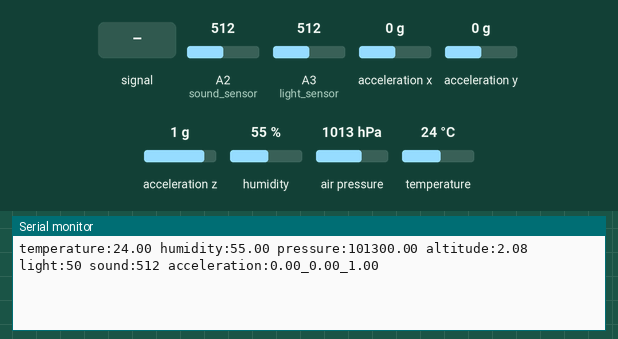
A sketch run on a simulated Arduino Uno, built with avr-gcc and run on an emulated ATmega328P. Shown: the last lines printed to the serial monitor. Inputs (shaded band) come from the test bench; at power-on: acceleration x 0 g, A2 (sound_sensor) = 512, A3 (light_sensor) = 512, acceleration y 0 g, acceleration z 1 g, humidity 55 %, air pressure 1013 hPa, temperature 24 °C.

Above: at 1.2 s.
1.3 s: A2 (sound_sensor) fed a 200 Hz sine of ±81 counts around its level
At 2.6 s:
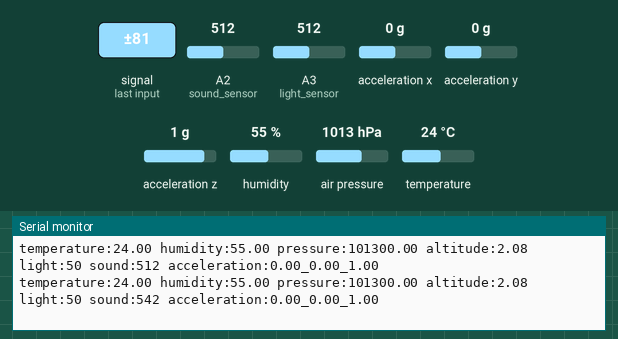
2.8 s: acceleration x set to -1.4 g
4.3 s: A2 (sound_sensor) set to 716
At 5.5 s:
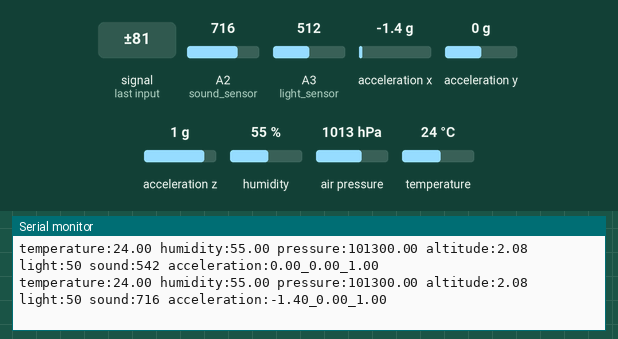
5.8 s: A3 (light_sensor) set to 716
At 7.1 s:
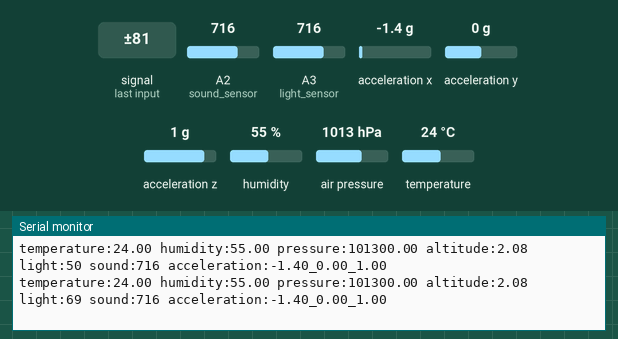
7.3 s: acceleration y set to -1.4 g
At 8.7 s:
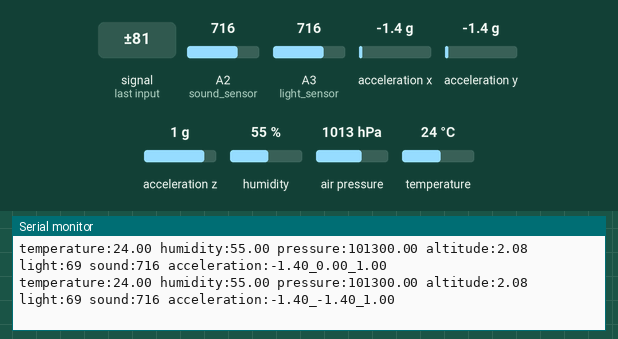
8.8 s: acceleration z set to -1.4 g
At 11.8 s:
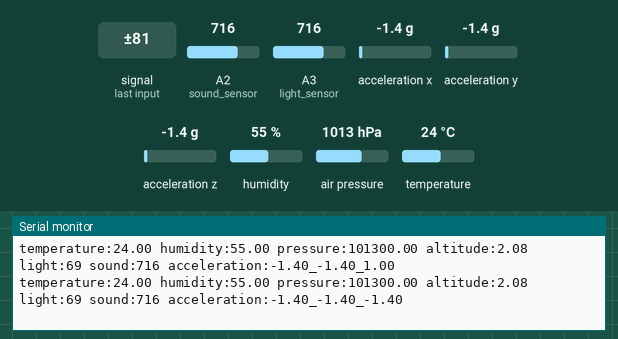
Timing chart, 0 to 13.3 s (numbered marks = the images above; inputs shaded):
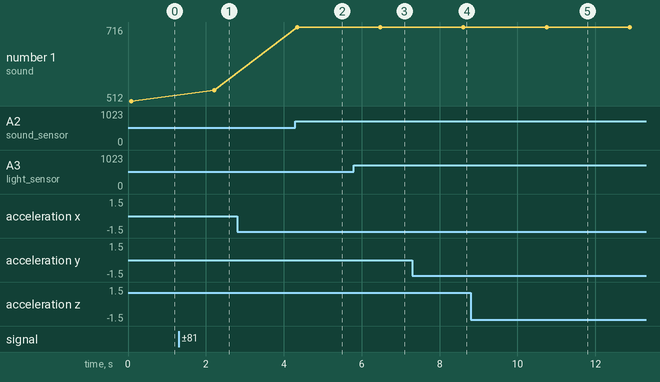

Measured:
- after the input at 1.3 s, the serial monitor: prints a new line after 0.91 s (image 1)
- after the input at 4.3 s, the serial monitor: prints a new line after 0.05 s (image 2)
- after the input at 5.8 s, the serial monitor: prints a new line after 0.68 s (image 3)
- after the input at 7.3 s, the serial monitor: prints a new line after 1.3 s (image 4)
- after the input at 8.8 s, the serial monitor: prints a new line after 1.9 s (image 5)
- plotted number 1: 512 → 542 after the input at 1.3 s, 542 → 716 after the input at 4.3 s

The sketch:

UnoSensorKit.ino
```cpp
#include "Arduino_SensorKit.h"
#include <Adafruit_AHTX0.h>

Adafruit_AHTX0 aht;

int sound_sensor = A2;
int light_sensor = A3;

void setup() {

  Serial.begin(9600);
  while(!Serial); // Stall if can't connect to Serial

// Initialization
  //Environment.begin();
  aht.begin();
  Pressure.begin();
  Accelerometer.begin();


}

void loop() {

  //Serial.print(String( Environment.readTemperature() ) + " ");
  //Serial.print(String( Environment.readHumidity() ) + " ");

  sensors_event_t humidity, temp;
  aht.getEvent(&humidity, &temp);

  Serial.print("temperature:" + String( temp.temperature ) + " ");
  Serial.print("humidity:" + String( humidity.relative_humidity ) + " ");

  Serial.print("pressure:" + String( Pressure.readPressure() ) + " ");
  Serial.print("altitude:" + String(Pressure.readAltitude() ) + " ");

  Serial.print("light:" + String( lightSensor() ) + " ");
  Serial.print("sound:" + String( soundSensor() ) + " ");
  Serial.print("acceleration:" + String( Accelerometer.readX() ) + "_" + String( Accelerometer.readY() ) + "_" + String( Accelerometer.readZ() ) + " ");
  Serial.println();


  delay(2000); // Delay 2 seconds


}

int lightSensor() {

  int raw_light = analogRead(light_sensor);
  int light = map(raw_light, 0, 1023, 0, 100);

  return light;

}

int soundSensor() {
  int soundValue = 0;

  for(int i = 0; i < 32; i++) {
    soundValue += analogRead(sound_sensor); // Read sound sensor 32 times
  }

  soundValue >>= 5; // Shift 5 bits (uh sure)

  return soundValue;


}
```
